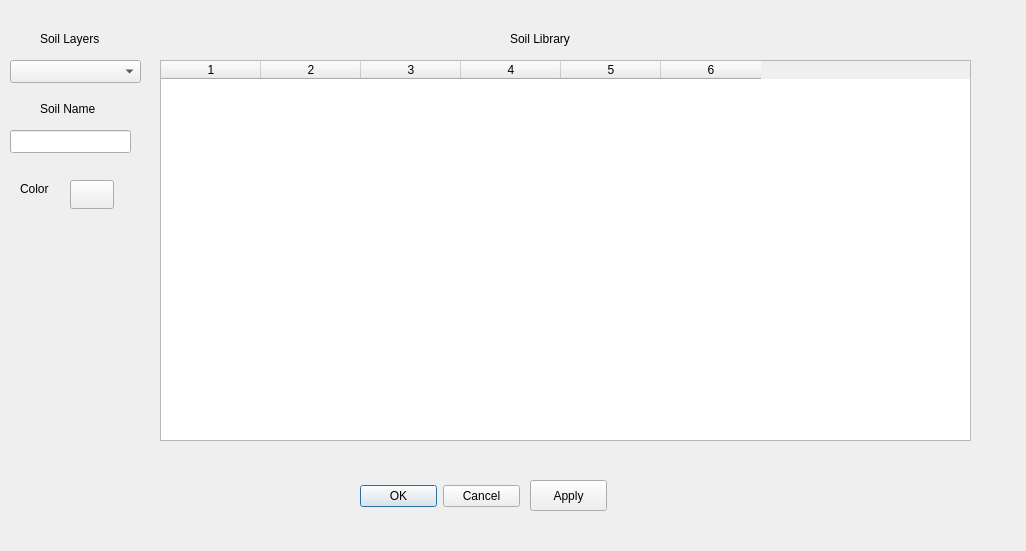
<ui version="4.0" >
 <class>SoilLayerDialog</class>
 <widget class="QDialog" name="SoilLayerDialog" >
  <property name="geometry" >
   <rect>
    <x>0</x>
    <y>0</y>
    <width>1026</width>
    <height>551</height>
   </rect>
  </property>
  <property name="windowTitle" >
   <string>Source Chemical Concentration Levels</string>
  </property>
  <widget class="QDialogButtonBox" name="buttonBox" >
   <property name="geometry" >
    <rect>
     <x>360</x>
     <y>480</y>
     <width>160</width>
     <height>32</height>
    </rect>
   </property>
   <property name="orientation" >
    <enum>Qt::Horizontal</enum>
   </property>
   <property name="standardButtons" >
    <set>QDialogButtonBox::Cancel|QDialogButtonBox::NoButton|QDialogButtonBox::Ok</set>
   </property>
  </widget>
  <widget class="QLabel" name="label" >
   <property name="geometry" >
    <rect>
     <x>40</x>
     <y>30</y>
     <width>62</width>
     <height>18</height>
    </rect>
   </property>
   <property name="text" >
    <string>Soil Layers</string>
   </property>
  </widget>
  <widget class="QLabel" name="label_2" >
   <property name="geometry" >
    <rect>
     <x>510</x>
     <y>30</y>
     <width>64</width>
     <height>18</height>
    </rect>
   </property>
   <property name="text" >
    <string>Soil Library</string>
   </property>
  </widget>
  <widget class="QComboBox" name="soilDropDown" >
   <property name="geometry" >
    <rect>
     <x>10</x>
     <y>60</y>
     <width>131</width>
     <height>23</height>
    </rect>
   </property>
  </widget>
  <widget class="QtTools::ColorButton" name="color" >
   <property name="geometry" >
    <rect>
     <x>70</x>
     <y>180</y>
     <width>44</width>
     <height>29</height>
    </rect>
   </property>
   <property name="text" >
    <string/>
   </property>
  </widget>
  <widget class="QLabel" name="label_15" >
   <property name="geometry" >
    <rect>
     <x>20</x>
     <y>180</y>
     <width>31</width>
     <height>18</height>
    </rect>
   </property>
   <property name="text" >
    <string>Color</string>
   </property>
  </widget>
  <widget class="QPushButton" name="applyButton" >
   <property name="geometry" >
    <rect>
     <x>530</x>
     <y>480</y>
     <width>77</width>
     <height>31</height>
    </rect>
   </property>
   <property name="text" >
    <string>Apply</string>
   </property>
  </widget>
  <widget class="QTableWidget" name="_soilTable" >
   <property name="geometry" >
    <rect>
     <x>160</x>
     <y>60</y>
     <width>811</width>
     <height>381</height>
    </rect>
   </property>
   <property name="rowCount" >
    <number>0</number>
   </property>
   <property name="columnCount" >
    <number>6</number>
   </property>
   <column/>
   <column/>
   <column/>
   <column/>
   <column/>
   <column/>
  </widget>
  <widget class="QLabel" name="label_3" >
   <property name="geometry" >
    <rect>
     <x>40</x>
     <y>100</y>
     <width>64</width>
     <height>18</height>
    </rect>
   </property>
   <property name="text" >
    <string>Soil Name</string>
   </property>
  </widget>
  <widget class="QLineEdit" name="currentSoilName" >
   <property name="geometry" >
    <rect>
     <x>10</x>
     <y>130</y>
     <width>121</width>
     <height>23</height>
    </rect>
   </property>
  </widget>
 </widget>
 <customwidgets>
  <customwidget>
   <class>QtTools::ColorButton</class>
   <extends>QPushButton</extends>
   <header>QtTools/ColorButton.h</header>
  </customwidget>
 </customwidgets>
 <resources/>
 <connections>
  <connection>
   <sender>buttonBox</sender>
   <signal>accepted()</signal>
   <receiver>SoilLayerDialog</receiver>
   <slot>accept()</slot>
   <hints>
    <hint type="sourcelabel" >
     <x>248</x>
     <y>254</y>
    </hint>
    <hint type="destinationlabel" >
     <x>157</x>
     <y>274</y>
    </hint>
   </hints>
  </connection>
  <connection>
   <sender>buttonBox</sender>
   <signal>rejected()</signal>
   <receiver>SoilLayerDialog</receiver>
   <slot>reject()</slot>
   <hints>
    <hint type="sourcelabel" >
     <x>316</x>
     <y>260</y>
    </hint>
    <hint type="destinationlabel" >
     <x>286</x>
     <y>274</y>
    </hint>
   </hints>
  </connection>
 </connections>
</ui>
